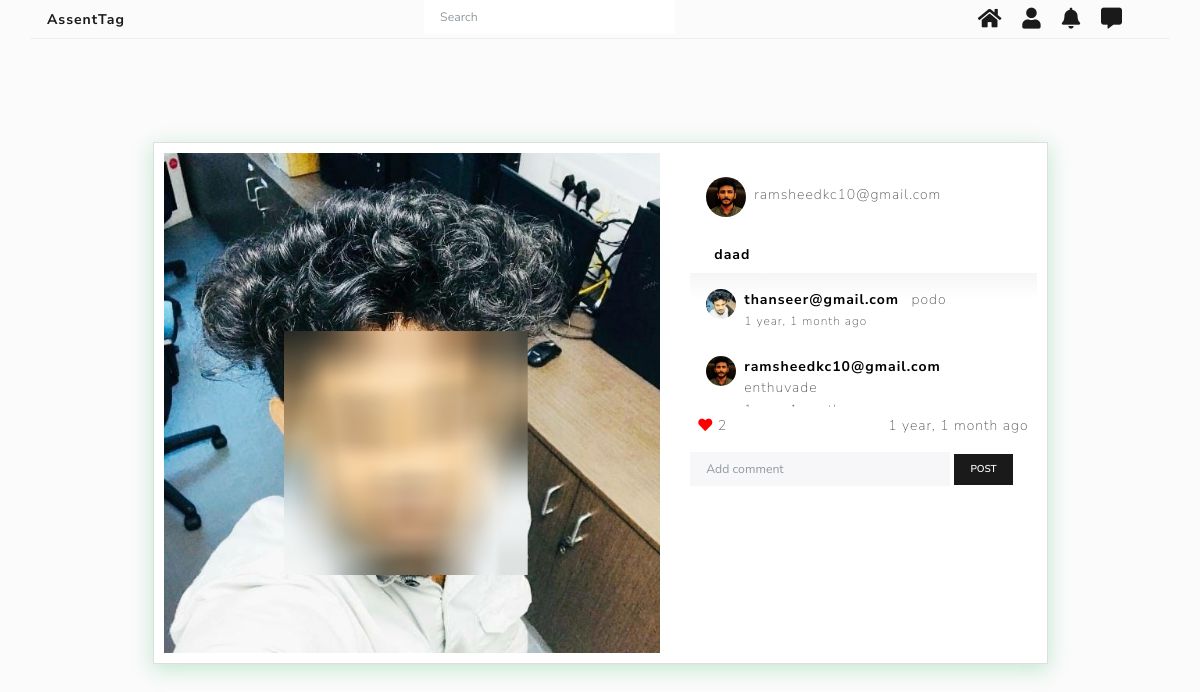
The app's page /accounts/comment/268/ (signed in) with its own data.
### accounts/models.py (models this page shows, shortened)
class Posts(models.Model):
    user = models.ForeignKey(UserAccounts,on_delete=models.CASCADE)
    posted_image = models.ImageField(upload_to='media/posted_images/')
    description = models.TextField()
    created_at = models.DateTimeField(auto_now_add=True)
    def is_liked(self):
        objects = Like.objects.filter(post=self).values_list('user', flat=True)
        return objects

class UserAccounts(AbstractUser):
    username = None
    email = models.EmailField(_('email address'), unique=True)
    phone_regex = RegexValidator(regex=r'^\+?1?\d{9,15}$', message="Invalid format, ex: '+999999999'.")
    phone = models.CharField(validators=[phone_regex], max_length=17, blank=True, null=True)
    GENDER_CHOICES = (
        ('M', 'Male'),
        ('F', 'Female'),
        ('O','Other')
    )
    gender = models.CharField(max_length=1, choices=GENDER_CHOICES)
    dob=models.DateTimeField(null=True,blank=True)
    is_uploaded=models.BooleanField(default=False)
    USERNAME_FIELD = 'email'
    REQUIRED_FIELDS = []
    objects = UserManager()

class ProfilePhoto(models.Model):
    user = models.ForeignKey(UserAccounts,on_delete=models.CASCADE)
    profile = models.ImageField(upload_to='media/profile/',default="media/default_profile.jpg")
    security = models.ImageField(upload_to=content_file_name,default="default_secure.jpg")
    face_uploaded = models.BooleanField(default=False)

class Comments(models.Model):
    user = models.ForeignKey(UserAccounts,on_delete=models.CASCADE)
    post = models.ForeignKey(Posts,on_delete=models.CASCADE)
    comment = models.TextField()
    created_at = models.DateTimeField(auto_now_add=True)

### accounts/views.py (the view)
# urls.py: path('comment/<int:id>/',views.comment),
@login_required(login_url='/accounts/login/')
def comment(request, id):
    post = Posts.objects.get(id=id)
    if request.method == "POST":
        text = request.POST["comment"]
        obj = Comments(user=request.user, post= post, comment = text)
        obj.save()
        return redirect('/accounts/comment/{}/'.format(id))
    else:
        comments = Comments.objects.filter(post=post)[::-1]
        return render(request, 'accounts/comment.html', {'post':post, 'comments':comments})

### templates/accounts/comment.html (shortened to what this page needs)
{% extends 'base.html' %}
{% load static %}
{% load humanize %}
{% block content %}
<div class="col-10 m-auto" style="height: 90vh;display: flex;align-items: center;">
<div class="card  mb-3 round-div  mt-4" style="box-shadow: 0px 5px 20px 1px #4bbf734d; padding: 10px;">
<div class="row">
  <div class="col-7">
    <img src="{{ post.posted_image.url }}" alt="" style="width: 100%;height: 500px;object-fit: cover;">
  </div>
  <div class="col-5">
    <div>
    <div style="display: flex;
    flex-direction: row;justify-content: space-between;" class="pl-3 pr-3 pt-4 pb-4">
    <div class="d-flex w-100 justify-content-start" style="height: 35px;">
      <img src="{{ post.user.profilephoto_set.all.0.profile.url }}" style="width: 40px; height: 40px; border-radius: 50%;object-fit: cover;" alt="" srcset="">
      <p class="ml-2" style="line-height: 35px; vertical-align: middle;">{{ post.user }}</p>
    </div>
</div>
<div class="pl-4 pr-3 pt-2 pb-2" style="font-weight: 700;color:black;">{{ post.description }}</div>
  </div>
  <div id="all-comments" style="max-height: 300px; overflow-y: scroll;background: linear-gradient(rgba(0, 0, 0, 0.04) 0%, rgba(0,0,0,0) 20%);">
     {% for comment in comments %}
    <div style="display: flex;
    flex-direction: row;justify-content: space-between;" class="pl-3 pt-3 pb-3 pr-3">
    <div class="d-flex w-100 justify-content-start" style="height: 35px;">
      <a href="/accounts/profile/user/{{ comment.user.id }}/" >
      <img src="{{ comment.user.profilephoto_set.all.0.profile.url }}" style="width: 30px; height: 30px; border-radius: 50%;object-fit: cover;" alt="" srcset="">
      </a>
      <p>
      <a href="/accounts/profile/user/{{ comment.user.id }}/" >
      <span class="ml-2" style="font-weight: 700;color:black">{{ comment.user }}</span></a>
      <span class="ml-2" >{{ comment.comment }}</span><br>
      <span class="ml-2" style="font-size: 12px;">{{ comment.created_at | naturaltime }}</span>
    </p>
      </div>
      </div>
  {% endfor %}
</div>
<div class="d-flex justify-content-between pt-2">
  <p class="d-inline-block ml-2 mr-2"><i style="color:{% if request.user.id in post.is_liked %}red{% else %}black{% endif %}" class="{% if request.user.id in post.is_liked %}fas{% else %}far{% endif %} fa-heart" data-id="{{ post.id }}"></i>
    <span>{{ post.like_set.count }}</span></p>
  <p class="d-inline-block mr-2">{{ post.created_at | naturaltime }}</p>
  </div>
  <form method="POST">
  <input type="text" placeholder="Add comment" name="comment" class="form-control form-control-sm d-inline col-9">
  <input type="submit" class="btn btn-primary btn-sm" value="Post">
</form>
  </div>
</div>
</div>
</div>
{% endblock%}

### templates/base.html (shortened to what this page needs)
{% load static %}
<!DOCTYPE html>
<html lang="en">
<head>
    <link rel="stylesheet" href="{% static 'css/bootstrap.min.css' %}">
    <link rel="stylesheet" href="https://use.fontawesome.com/releases/v5.8.2/css/all.css">
    <link rel="stylesheet" href="https://cdnjs.cloudflare.com/ajax/libs/jquery-confirm/3.3.2/jquery-confirm.min.css">
</head>
<body>
    <ul class="nav nav-tabs container fle" style="display: flex;
flex-direction: row;justify-content: space-between;" id="navId">
        <li class="nav-item">
            <a href="/" class="nav-link" style="font-weight: bold;">AssentTag</a>
        </li>
        <li class="nav-item col-3">
            <input type="text" placeholder="Search" class="form-control form-control-sm bg-white" id="search">
        </li>
        <div class="nav-item d-flex justify-content-center align-self-center" style="height:39px;">
            <a class="nav-icon justify-content-center align-self-center" href="/"><i class="fas fa-home"></i></a>
            <a class="nav-icon justify-content-center align-self-center" href="/accounts/profile/"><i class=" fas fa-user"></i></a>
            <a class="nav-icon justify-content-center align-self-center" href="/accounts/notifications/"><i class=" fas fa-bell"></i></a>
            <a class="nav-icon justify-content-center align-self-center" href="/accounts/chat/"><i class="fas fa-comment-alt"></i></a>
        </div>
    </ul>
    <div class="container">
    {% block content %}
    {% endblock %}
    </div>
</body>
</html>

### templates/base.html (style rules this page uses)
.nav-icon { font-size: 1.5em; margin-left: 20px; }
body { background-color: #f7f7f775; }

### records on screen
Posts: posted_image (picture), user.profilephoto_set.all.0.profile (picture), user "ramsheedkc10@gmail.com", description "daad", like_set.count "2", created_at "1 year, 1 month ago"
Comments: user.profilephoto_set.all.0.profile (picture), user "thanseer@gmail.com", comment "podo", created_at "1 year, 1 month ago"
Comments: user.profilephoto_set.all.0.profile (picture), user "ramsheedkc10@gmail.com", comment "enthuvade"
